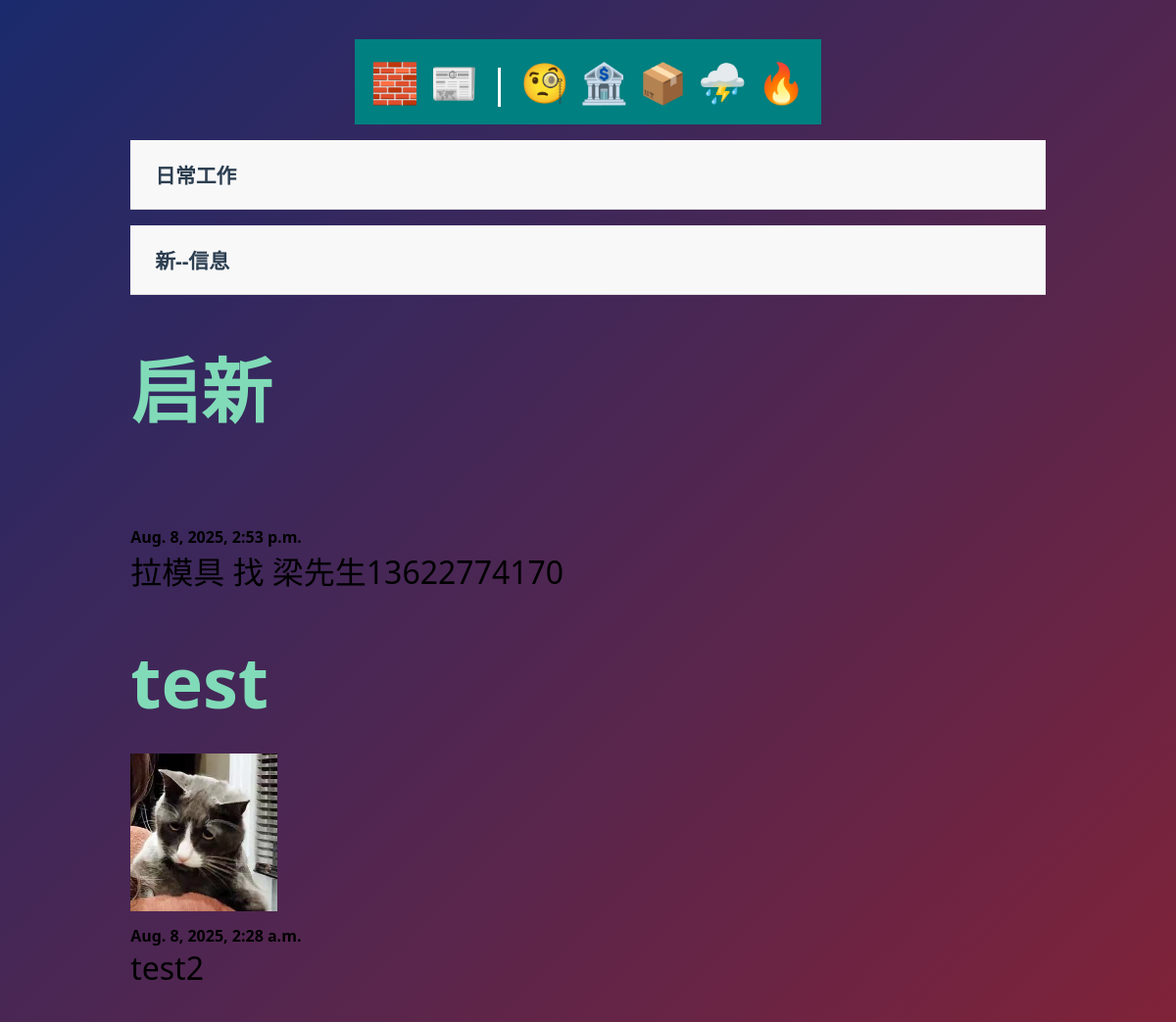
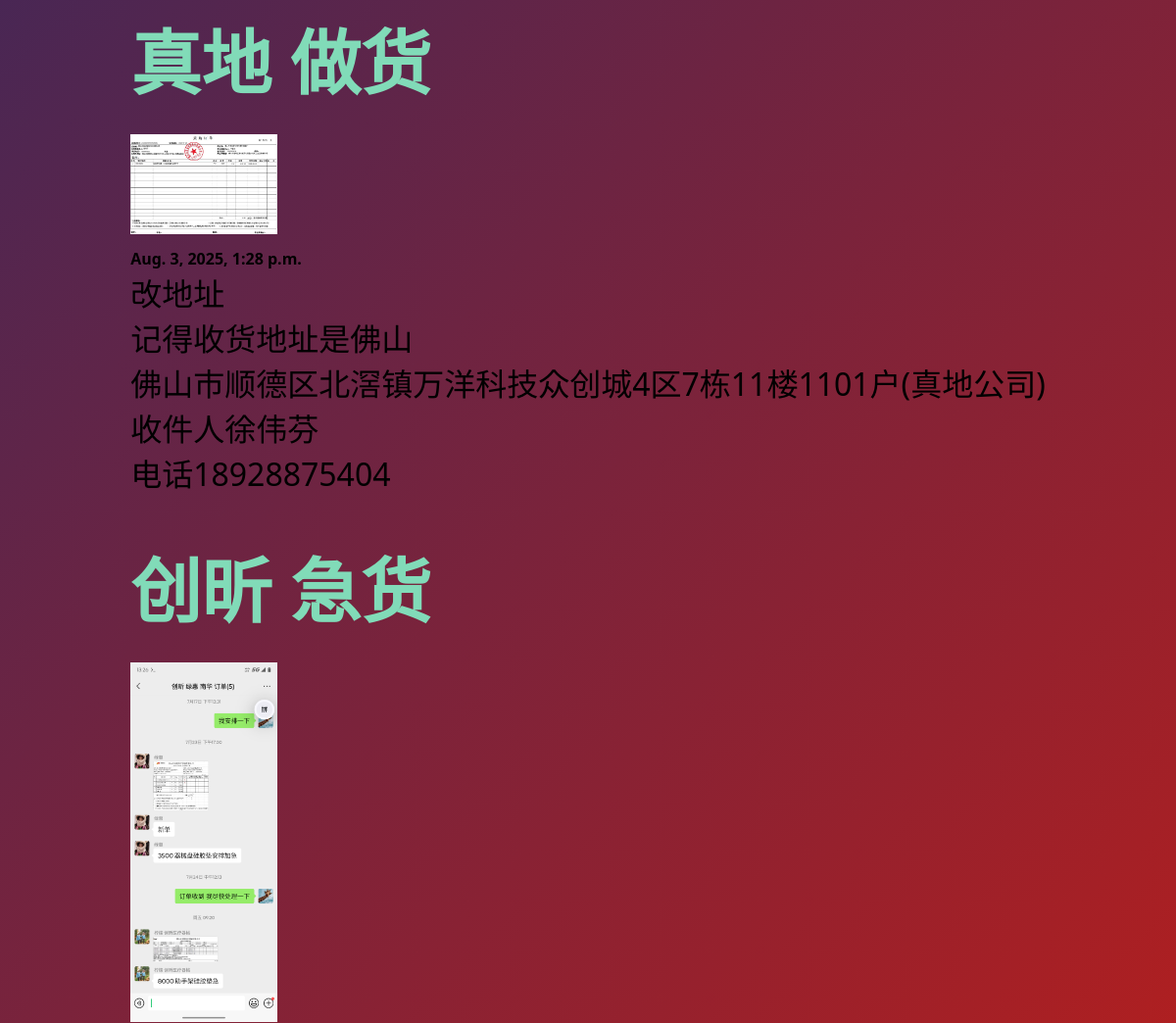
/DalyWork/ (upper part), run on an earlier commit of the app's database (2 pictures, top to bottom).
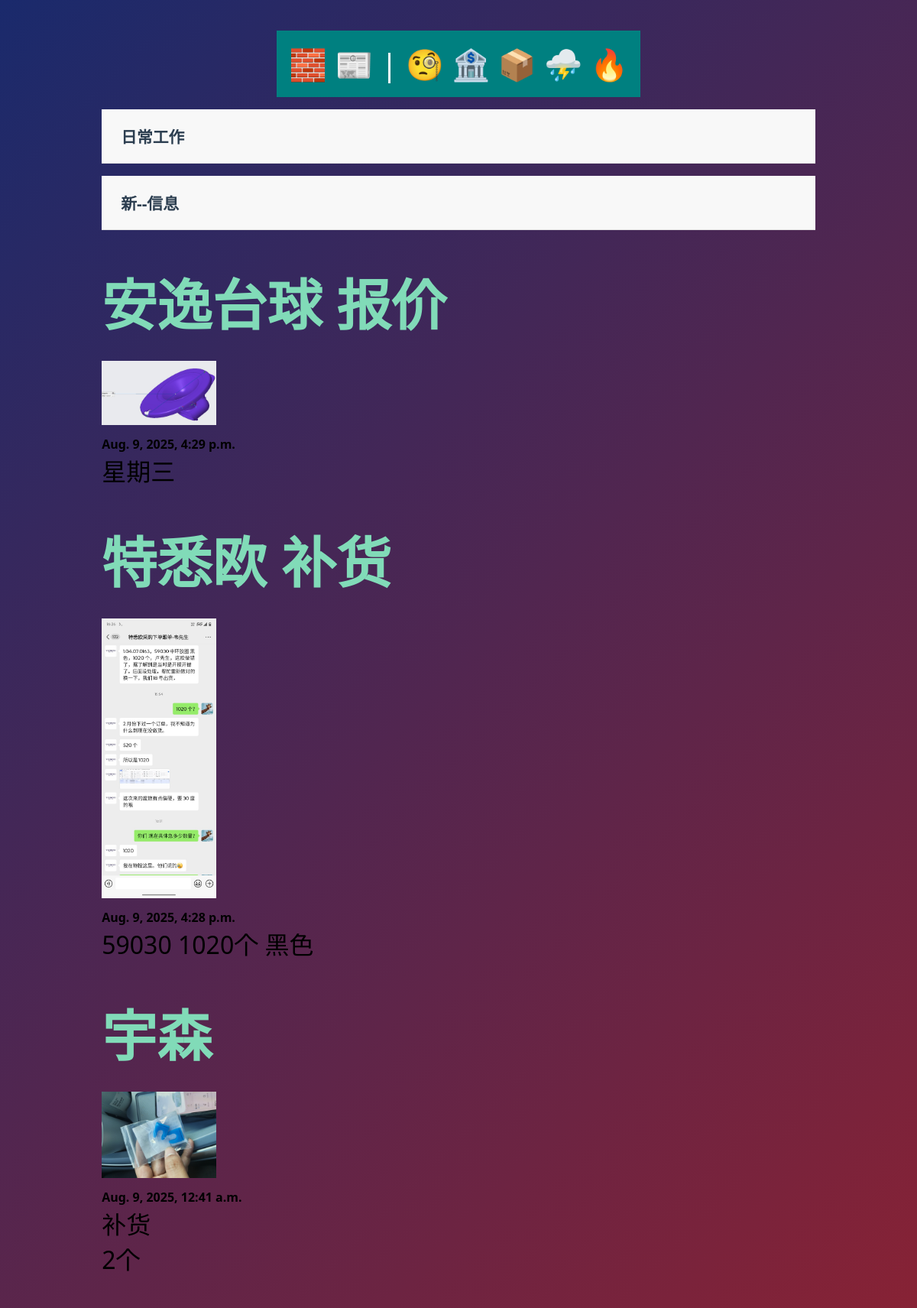
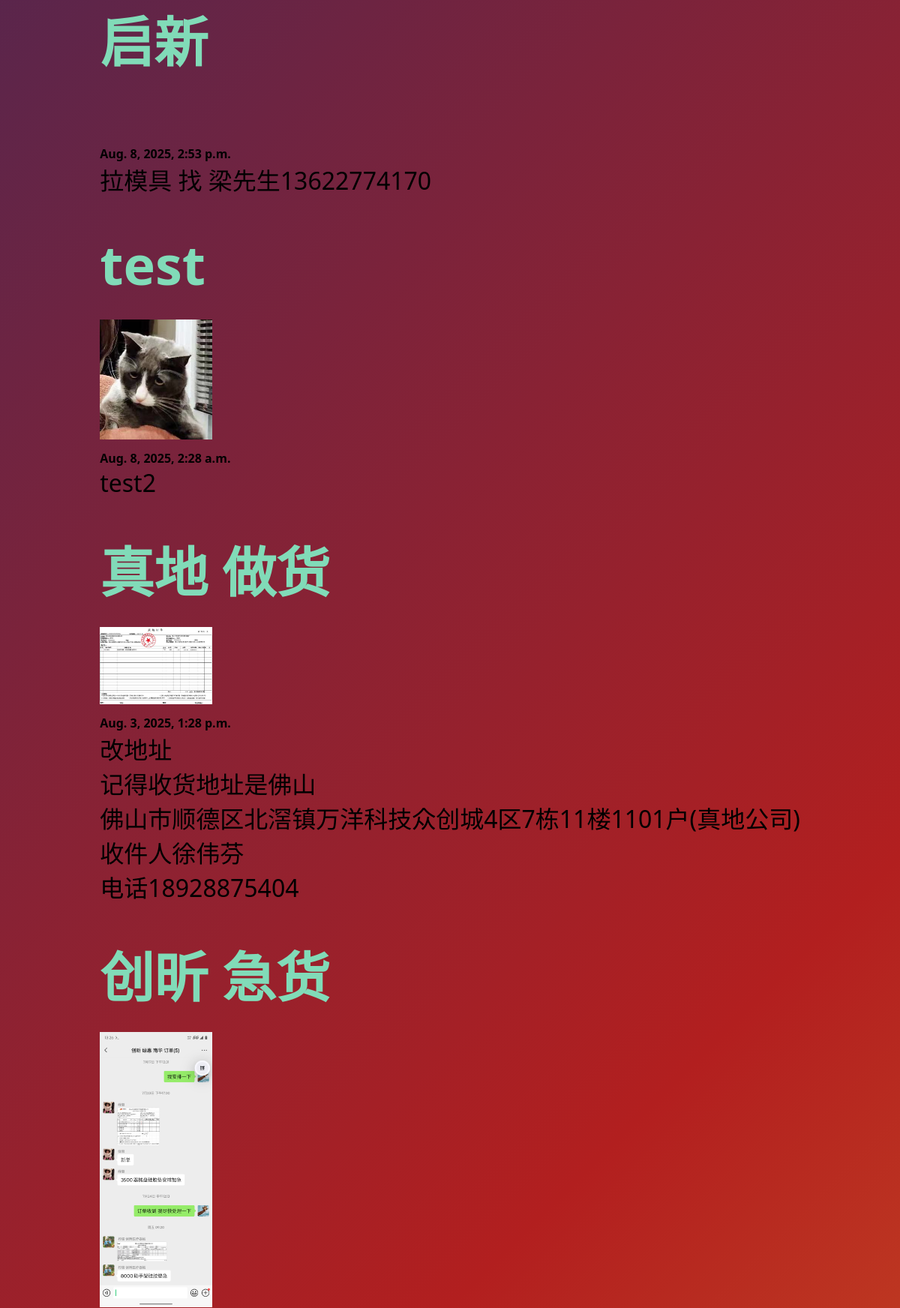
And on a later commit of the database (2 pictures, top to bottom).
### DalyWork/models.py (models this page shows)
class DalyWorkPost(models.Model):
    client = models.TextField()
    workduty = models.TextField()
    date = models.DateTimeField(auto_now_add=True)
    banner = models.ImageField(default='fallback.png', blank=True)
    def __str__(self):
        return self.client

### DalyWork/views.py (the view)
# urls.py: path('', views.post_list, name="list"),
def post_list(request):
    posts = AppDataModel.objects.all().order_by('-date')
    print(posts)
    form = forms.CreateInFormation()
    return render(request, f'{TemplateFileName}/posts_list.html', {'posts': posts, 'form':form})

### DalyWork/templates/DalyWorkPost/posts_list.html (shortened to what this page needs)
{% extends 'layout.html' %}
{% block content %}
    <section>
        <div class="accordion-item">
                <div class="accordion-header">
                    <div class="accordion-title">日常工作</div>
                </div>
        </div>
        <div class="accordion-item">
                <div class="accordion-header">
                    <div class="accordion-title">新--信息</div>
                </div>
            </div>
        {% for post in posts%}
        <article class="post">
            <h3>
                <a href="{% url 'DalyWorkPPP:page' pk=post.id%}">
                     {{ post.client }}
                </a>
            </h3>
            <img
                src="{{ post.banner.url }}"
                alt="{{ post.title }}"
                class="small-image"
            />
            <h2>{{ post.date }}</h2>
            <p class="pre-line">{{ post.workduty }}</p>
        </article>
        {% endfor %}
    </section>
{% endblock %}

### templates/layout.html (shortened to what this page needs)
<!DOCTYPE html>
{% load static %}
<html lang="en">
<head>
    <link rel="stylesheet" href="{% static 'css/style.css' %}">
</head>
<body>
    <nav>
	    <a href="{% url 'DalyWorkPPP:list' %}">🧱</a>
        <a href="{% url 'posts:list' %}">📰</a> |
        <a href="{% url 'EconomicTPosts:list' %}">🧐</a>
        <a href="{% url 'NChinaBankPosts:list' %}">🏦</a>
        <a href="{% url 'ShunFengPosts:list' %}">📦</a>
        <a href="{% url 'ChangJiangEPPP:list' %}">⛈️ </a>
        <a href="/admin/FirstApp/post/">🔥</a>
    </nav>
    <main>
        {% block content %}
        {% endblock %}
    </main>
</body>
</html>

### static/css/style.css (style rules this page uses)
* { margin: 0; padding: 0; box-sizing: border-box; font-family: 'Segoe UI', Tahoma, Geneva, Verdana, sans-serif; }
body { color: black; font-size: 3rem; background: linear-gradient(135deg, #1a2a6c, #b21f1f, #fdbb2d); min-height: 100vh; display: flex; flex-direction: column; align-items: center; padding: 40px 20px; }
nav { padding: 1rem; background-color: teal; color: white; font-size: 2.5rem; }
main { padding: 1rem; }
section { display: flex; flex-flow: column; gap: 1rem; }
h2 { font-size: 1rem; }
p { font-size: 2rem; }
a { text-decoration: none; color: #81dbb8; }
h3 { color: #333; font-size: 1.5em; font-weight: bold; font-family: 'Arial', sans-serif; margin: 15px 0; padding: 10px 0; text-align: left; }
.accordion-item { border-bottom: 1px solid #e0e0e0; transition: all 0.3s ease; }
.accordion-header { padding: 20px 25px; background: #f8f8f8; cursor: pointer; display: flex; justify-content: space-between; align-items: center; transition: background 0.3s ease; }
.accordion-title { font-size: 1.3rem; font-weight: 600; color: #2c3e50; }

### DalyWork/templates/DalyWorkPost/posts_list.html (style rules this page uses)
.small-image { width: 150px; height: auto; }

What changed in the data, as far as the page shows it:
added DalyWorkPost: client "安逸台球 报价", banner (picture), date "Aug. 9, 2025, 4:29 p.m.", workduty "星期三"
added DalyWorkPost: client "特悉欧 补货", banner (picture), date "Aug. 9, 2025, 4:28 p.m.", workduty "59030 1020个 黑色"
added DalyWorkPost: client "宇森", banner (picture), date "Aug. 9, 2025, 12:41 a.m.", workduty "补货 2个"
